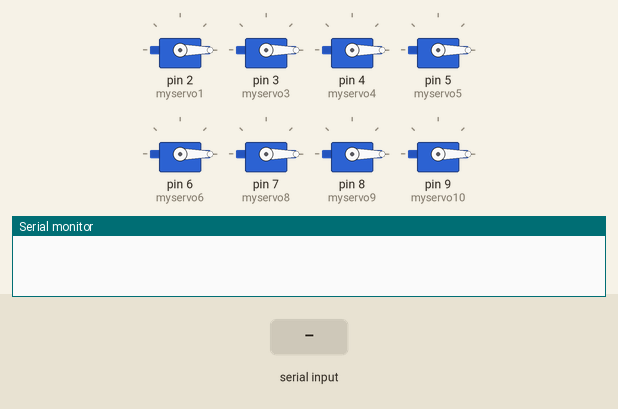
Bench run of a sketch on a simulated Arduino Uno, built with avr-gcc and run on an emulated ATmega328P. On the bench: 8 × servo, the last lines printed to the serial monitor. The inputs (shaded band) are chosen by the test bench.

Above: at 1.2 s.
1.3 s: "1" received over the second serial link
At 2.7 s:
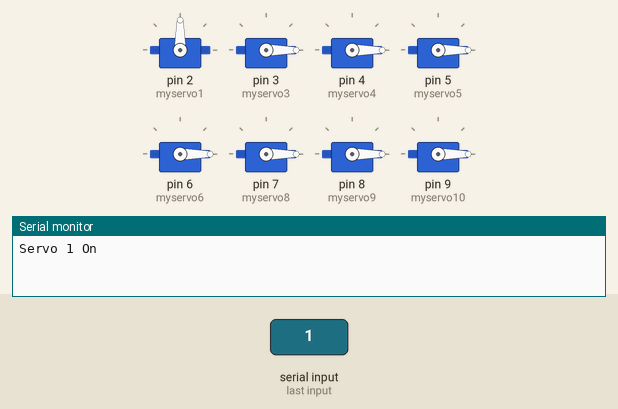
4.3 s: "w" received over the second serial link
At 5.0 s:
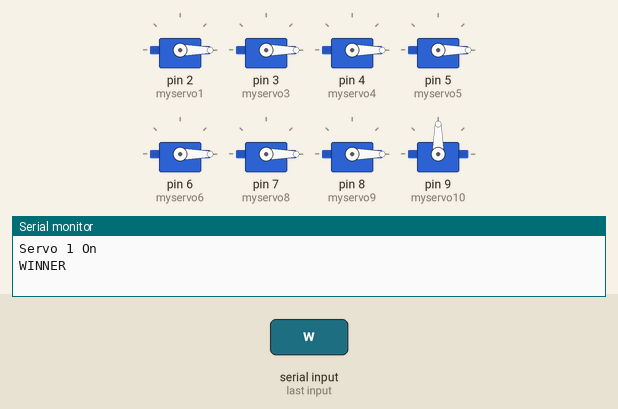
7.3 s: "3" received over the second serial link
At 8.5 s:
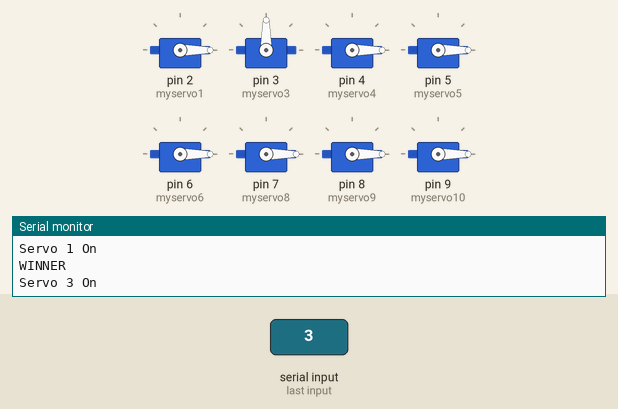
10.3 s: "4" received over the second serial link
At 10.7 s:
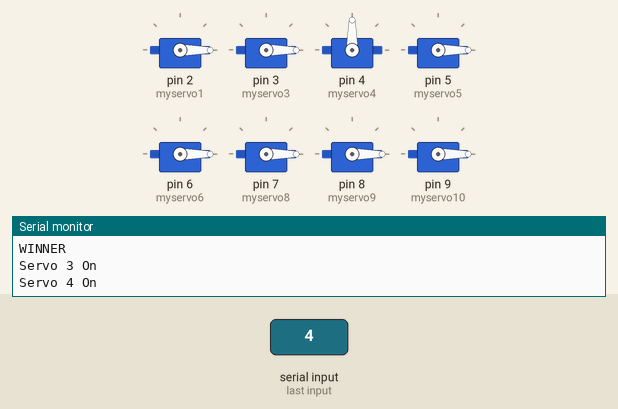
13.3 s: "5" received over the second serial link
At 14.2 s:
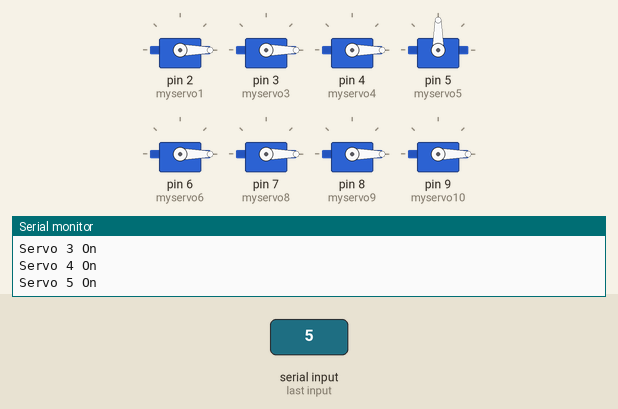
16.3 s: "6" received over the second serial link
At 17.7 s:
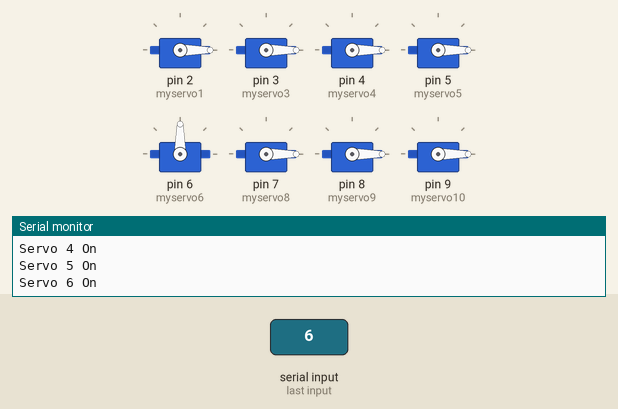
Timing chart, 0 to 19.8 s (numbered marks = the images above; inputs shaded):
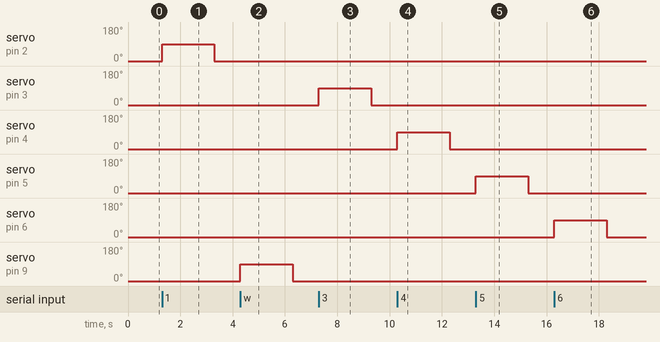

Measured:
- after the input at 1.3 s, servo on pin 2 (myservo1): 0° → 90° at once, → 0° 2.0 s later
- after the input at 4.3 s, servo on pin 9 (myservo10): 0° → 90° at once, → 0° 2.0 s later
- after the input at 7.3 s, servo on pin 3 (myservo3): 0° → 90° at once, → 0° 2.0 s later
- after the input at 10.3 s, servo on pin 4 (myservo4): 0° → 90° at once, → 0° 2.0 s later
- after the input at 13.3 s, servo on pin 5 (myservo5): 0° → 90° at once, → 0° 2.0 s later
- after the input at 16.3 s, servo on pin 6 (myservo6): 0° → 90° at once, → 0° 2.0 s later

The sketch:

Demonstration_BT.ino
```cpp
#include <SoftwareSerial.h>
#include <Servo.h>
SoftwareSerial EEBlue(12, 13); // RX | TX
Servo myservo1, myservo3, myservo4, myservo5, myservo6, myservo8, myservo9, myservo10;
char incomingValue = 0;

void setup()
{
  Serial.begin(9600);
  EEBlue.begin(9600);

  myservo1.attach(2);
  myservo3.attach(3);
  myservo4.attach(4);
  myservo5.attach(5);
  myservo6.attach(6);
  myservo8.attach(7);
  myservo9.attach(8);
  myservo10.attach(9);

  myservo1.write(0);
  myservo3.write(0);
  myservo4.write(0);
  myservo5.write(0);
  myservo6.write(0);
  myservo8.write(0);
  myservo9.write(0);
  myservo10.write(0);
}

void loop()
{
  if (EEBlue.available()) {
    incomingValue = EEBlue.read();
    if (incomingValue == '1') {
      myservo1.write(90);
      Serial.println("Servo 1 On");
      delay(2000);
      myservo1.write(0);
    }
    if (incomingValue == '3') {
      myservo3.write(90);
      Serial.println("Servo 3 On");
      delay(2000);
      myservo3.write(0);
    }
    if (incomingValue == '4') {
      myservo4.write(90);
      Serial.println("Servo 4 On");
      delay(2000);
      myservo4.write(0);
    }
    if (incomingValue == '5') {
      myservo5.write(90);
      Serial.println("Servo 5 On");
      delay(2000);
      myservo5.write(0);
    }
    if (incomingValue == '6') {
      myservo6.write(90);
      Serial.println("Servo 6 On");
      delay(2000);
      myservo6.write(0);
    }
    if (incomingValue == '8') {
      myservo8.write(90);
      Serial.println("Servo 8 On");
      delay(2000);
      myservo8.write(0);
    }
    if (incomingValue == '9') {
      myservo9.write(90);
      Serial.println("Servo 9 On");
      delay(2000);
      myservo9.write(0);
    }
    if (incomingValue == 'w') {
      myservo10.write(90);
      Serial.println("WINNER");
      delay(2000);
      myservo10.write(0);
    }
  }
}
```
